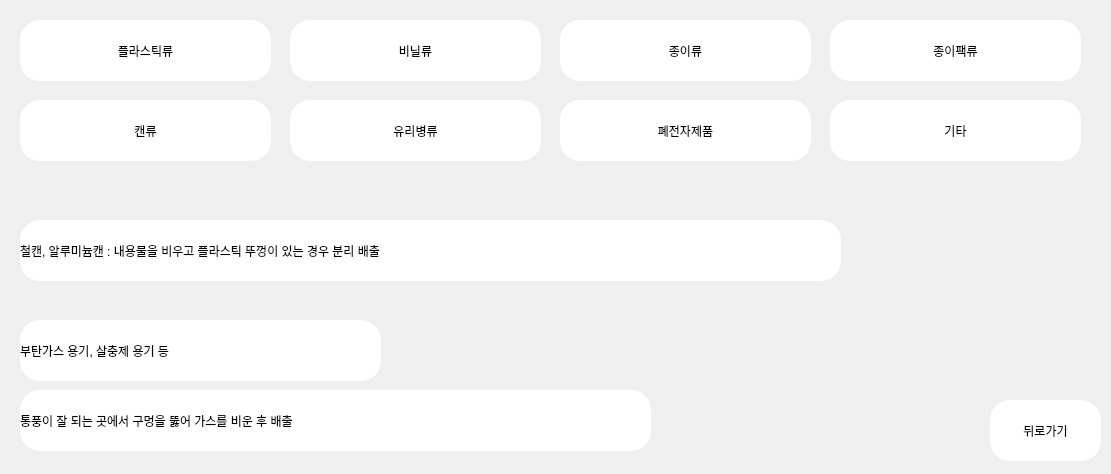
<?xml version="1.0" encoding="UTF-8"?>
<ui version="4.0">
 <class>MainWindow</class>
 <widget class="QMainWindow" name="MainWindow">
  <property name="geometry">
   <rect>
    <x>0</x>
    <y>0</y>
    <width>1111</width>
    <height>474</height>
   </rect>
  </property>
  <property name="minimumSize">
   <size>
    <width>1111</width>
    <height>446</height>
   </size>
  </property>
  <property name="maximumSize">
   <size>
    <width>1111</width>
    <height>11111</height>
   </size>
  </property>
  <property name="windowTitle">
   <string>MainWindow</string>
  </property>
  <widget class="QWidget" name="centralwidget">
   <widget class="QLabel" name="label_5">
    <property name="geometry">
     <rect>
      <x>20</x>
      <y>390</y>
      <width>631</width>
      <height>61</height>
     </rect>
    </property>
    <property name="styleSheet">
     <string notr="true">border-radius:20px;
background-color: rgb(255,255,255);
front : 10pt &quot;MS Shell Dig 2&quot;;
qproperty-alignment: AlignCenter;</string>
    </property>
    <property name="text">
     <string>통풍이 잘 되는 곳에서 구멍을 뚫어 가스를 비운 후 배출</string>
    </property>
   </widget>
   <widget class="QPushButton" name="backButton">
    <property name="geometry">
     <rect>
      <x>990</x>
      <y>400</y>
      <width>111</width>
      <height>61</height>
     </rect>
    </property>
    <property name="styleSheet">
     <string notr="true">border-radius:20px;
background-color: rgb(255,255,255);
front : 10pt &quot;MS Shell Dig 2&quot;;</string>
    </property>
    <property name="text">
     <string>뒤로가기</string>
    </property>
   </widget>
   <widget class="QPushButton" name="canButton">
    <property name="geometry">
     <rect>
      <x>20</x>
      <y>100</y>
      <width>251</width>
      <height>61</height>
     </rect>
    </property>
    <property name="styleSheet">
     <string notr="true">border-radius:20px;
background-color: rgb(255,255,255);
front : 10pt &quot;MS Shell Dig 2&quot;;</string>
    </property>
    <property name="text">
     <string>캔류</string>
    </property>
   </widget>
   <widget class="QPushButton" name="paperBagButton">
    <property name="geometry">
     <rect>
      <x>830</x>
      <y>20</y>
      <width>251</width>
      <height>61</height>
     </rect>
    </property>
    <property name="styleSheet">
     <string notr="true">border-radius:20px;
background-color: rgb(255,255,255);
front : 10pt &quot;MS Shell Dig 2&quot;;</string>
    </property>
    <property name="text">
     <string>종이팩류</string>
    </property>
   </widget>
   <widget class="QPushButton" name="elecButton">
    <property name="geometry">
     <rect>
      <x>560</x>
      <y>100</y>
      <width>251</width>
      <height>61</height>
     </rect>
    </property>
    <property name="styleSheet">
     <string notr="true">border-radius:20px;
background-color: rgb(255,255,255);
front : 10pt &quot;MS Shell Dig 2&quot;;</string>
    </property>
    <property name="text">
     <string>폐전자제품</string>
    </property>
   </widget>
   <widget class="QLabel" name="label_2">
    <property name="geometry">
     <rect>
      <x>20</x>
      <y>220</y>
      <width>821</width>
      <height>61</height>
     </rect>
    </property>
    <property name="styleSheet">
     <string notr="true">border-radius:20px;
background-color: rgb(255,255,255);
front : 10pt &quot;MS Shell Dig 2&quot;;
qproperty-alignment: AlignCenter;</string>
    </property>
    <property name="text">
     <string>철캔, 알루미늄캔 : 내용물을 비우고 플라스틱 뚜껑이 있는 경우 분리 배출</string>
    </property>
   </widget>
   <widget class="QPushButton" name="etcButton">
    <property name="geometry">
     <rect>
      <x>830</x>
      <y>100</y>
      <width>251</width>
      <height>61</height>
     </rect>
    </property>
    <property name="styleSheet">
     <string notr="true">border-radius:20px;
background-color: rgb(255,255,255);
front : 10pt &quot;MS Shell Dig 2&quot;;</string>
    </property>
    <property name="text">
     <string>기타</string>
    </property>
   </widget>
   <widget class="QPushButton" name="vinylButton">
    <property name="geometry">
     <rect>
      <x>290</x>
      <y>20</y>
      <width>251</width>
      <height>61</height>
     </rect>
    </property>
    <property name="styleSheet">
     <string notr="true">border-radius:20px;
background-color: rgb(255,255,255);
front : 10pt &quot;MS Shell Dig 2&quot;;</string>
    </property>
    <property name="text">
     <string>비닐류</string>
    </property>
   </widget>
   <widget class="QPushButton" name="plasticButton">
    <property name="geometry">
     <rect>
      <x>20</x>
      <y>20</y>
      <width>251</width>
      <height>61</height>
     </rect>
    </property>
    <property name="styleSheet">
     <string notr="true">border-radius:20px;
background-color: rgb(255,255,255);
front : 10pt &quot;MS Shell Dig 2&quot;;</string>
    </property>
    <property name="text">
     <string>플라스틱류</string>
    </property>
   </widget>
   <widget class="QLabel" name="label_4">
    <property name="geometry">
     <rect>
      <x>20</x>
      <y>320</y>
      <width>361</width>
      <height>61</height>
     </rect>
    </property>
    <property name="styleSheet">
     <string notr="true">border-radius:20px;
background-color: rgb(255,255,255);
front : 10pt &quot;MS Shell Dig 2&quot;;
qproperty-alignment: AlignCenter;</string>
    </property>
    <property name="text">
     <string>부탄가스 용기, 살충제 용기 등</string>
    </property>
   </widget>
   <widget class="QPushButton" name="glassButton">
    <property name="geometry">
     <rect>
      <x>290</x>
      <y>100</y>
      <width>251</width>
      <height>61</height>
     </rect>
    </property>
    <property name="styleSheet">
     <string notr="true">border-radius:20px;
background-color: rgb(255,255,255);
front : 10pt &quot;MS Shell Dig 2&quot;;</string>
    </property>
    <property name="text">
     <string>유리병류</string>
    </property>
   </widget>
   <widget class="QPushButton" name="paperButton">
    <property name="geometry">
     <rect>
      <x>560</x>
      <y>20</y>
      <width>251</width>
      <height>61</height>
     </rect>
    </property>
    <property name="styleSheet">
     <string notr="true">border-radius:20px;
background-color: rgb(255,255,255);
front : 10pt &quot;MS Shell Dig 2&quot;;</string>
    </property>
    <property name="text">
     <string>종이류</string>
    </property>
   </widget>
  </widget>
 </widget>
 <resources/>
 <connections/>
</ui>
